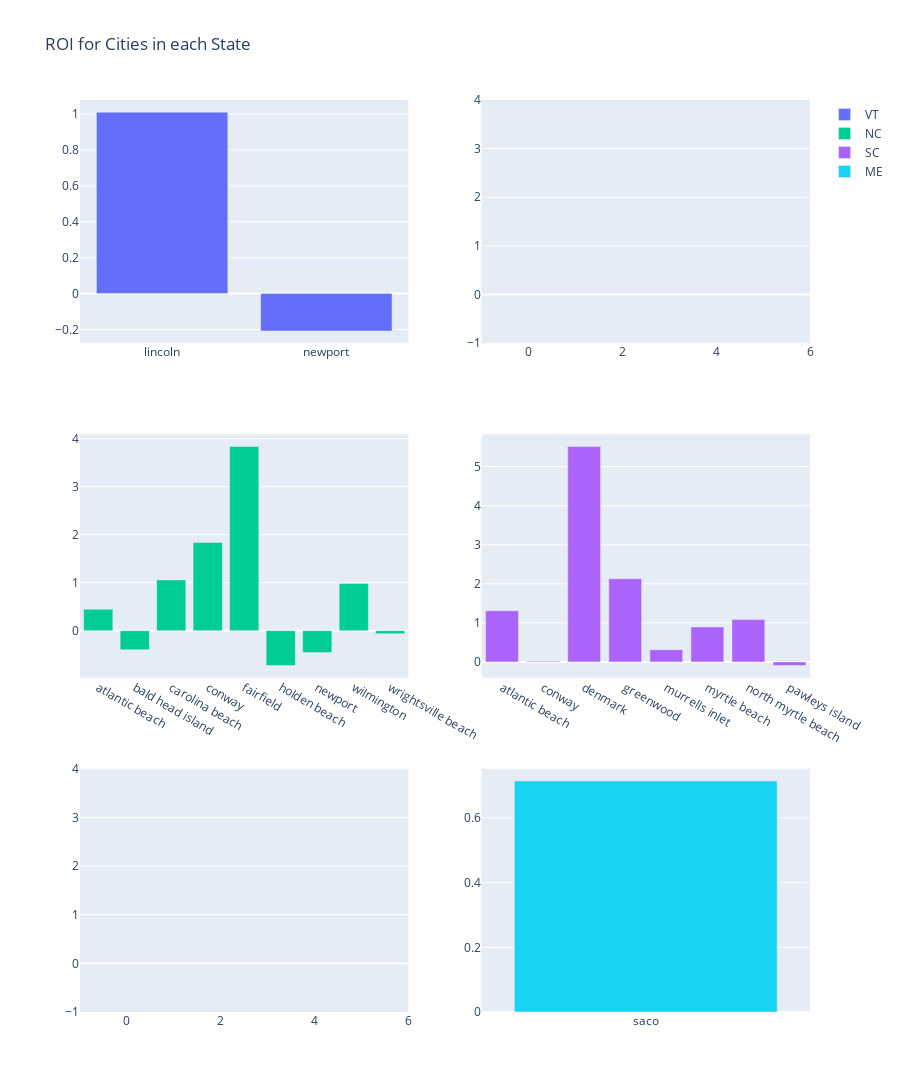

Source (notebook cell):
### Code cell
from plotly.subplots import make_subplots
import plotly.graph_objects as go

roi_subplots = make_subplots(rows=3, cols=2)

lists_town_home_price_occ_vt = lists_town_home_price_occ_all[(lists_town_home_price_occ_all['state_id'] == 'VT')]
lists_town_home_price_occ_nh = lists_town_home_price_occ_all[(lists_town_home_price_occ_all['state_id'] == 'NH')]
lists_town_home_price_occ_nc = lists_town_home_price_occ_all[(lists_town_home_price_occ_all['state_id'] == 'NC')]
lists_town_home_price_occ_sc = lists_town_home_price_occ_all[(lists_town_home_price_occ_all['state_id'] == 'SC')]
lists_town_home_price_occ_fl = lists_town_home_price_occ_all[(lists_town_home_price_occ_all['state_id'] == 'FL')]
lists_town_home_price_occ_me = lists_town_home_price_occ_all[(lists_town_home_price_occ_all['state_id'] == 'ME')]

roi_subplots.append_trace(
    go.Bar(x=lists_town_home_price_occ_vt['town'],
    y=lists_town_home_price_occ_vt['median_ROI'], name="VT"
), row=1, col=1)

roi_subplots.append_trace(go.Bar(
    x=lists_town_home_price_occ_nh['town'],
    y=lists_town_home_price_occ_nh['median_ROI'], name="NH"
), row=1, col=2)

roi_subplots.append_trace(go.Bar(
    x=lists_town_home_price_occ_nc['town'],
    y=lists_town_home_price_occ_nc['median_ROI'], name="NC"
), row=2, col=1)

roi_subplots.append_trace(go.Bar(
    x=lists_town_home_price_occ_sc['town'],
    y=lists_town_home_price_occ_sc['median_ROI'], name="SC"
), row=2, col=2)

roi_subplots.append_trace(go.Bar(
    x=lists_town_home_price_occ_fl['town'],
    y=lists_town_home_price_occ_fl['median_ROI'], name="FL"
), row=3, col=1)

roi_subplots.append_trace(go.Bar(
    x=lists_town_home_price_occ_me['town'],
    y=lists_town_home_price_occ_me['median_ROI'], name="ME"
), row=3, col=2)


roi_subplots.update_layout(height = 1100, title_text="ROI for Cities in each State", barmode='group')
roi_subplots.show()

### Figure 1 — Plotly figure (JSON) as saved in the notebook; plotly's stock layout.template omitted (floating-point values rounded to 4 significant figures)
{"data": [{"name": "VT", "type": "bar", "x": ["lincoln", "newport"], "xaxis": "x", "y": [1.011, -0.2088], "yaxis": "y"}, {"name": "NH", "type": "bar", "x": [], "xaxis": "x2", "y": [], "yaxis": "y2"}, {"name": "NC", "type": "bar", "x": ["atlantic beach", "bald head island", "carolina beach", "conway", "fairfield", "holden beach", "newport", "wilmington", "wrightsville beach"], "xaxis": "x3", "y": [0.4474, -0.3975, 1.059, 1.84, 3.837, -0.7245, -0.4565, 0.9858, -0.06373], "yaxis": "y3"}, {"name": "SC", "type": "bar", "x": ["atlantic beach", "conway", "denmark", "greenwood", "murrells inlet", "myrtle beach", "north myrtle beach", "pawleys island"], "xaxis": "x4", "y": [1.31, 0.01887, 5.514, 2.129, 0.3125, 0.8963, 1.083, -0.09033], "yaxis": "y4"}, {"name": "FL", "type": "bar", "x": [], "xaxis": "x5", "y": [], "yaxis": "y5"}, {"name": "ME", "type": "bar", "x": ["saco"], "xaxis": "x6", "y": [0.7146], "yaxis": "y6"}], "layout": {"barmode": "group", "height": 1100, "title": {"text": "ROI for Cities in each State"}, "xaxis": {"anchor": "y", "domain": [0, 0.45]}, "xaxis2": {"anchor": "y2", "domain": [0.55, 1]}, "xaxis3": {"anchor": "y3", "domain": [0, 0.45]}, "xaxis4": {"anchor": "y4", "domain": [0.55, 1]}, "xaxis5": {"anchor": "y5", "domain": [0, 0.45]}, "xaxis6": {"anchor": "y6", "domain": [0.55, 1]}, "yaxis": {"anchor": "x", "domain": [0.7333, 1]}, "yaxis2": {"anchor": "x2", "domain": [0.7333, 1]}, "yaxis3": {"anchor": "x3", "domain": [0.3667, 0.6333]}, "yaxis4": {"anchor": "x4", "domain": [0.3667, 0.6333]}, "yaxis5": {"anchor": "x5", "domain": [0, 0.2667]}, "yaxis6": {"anchor": "x6", "domain": [0, 0.2667]}}}
